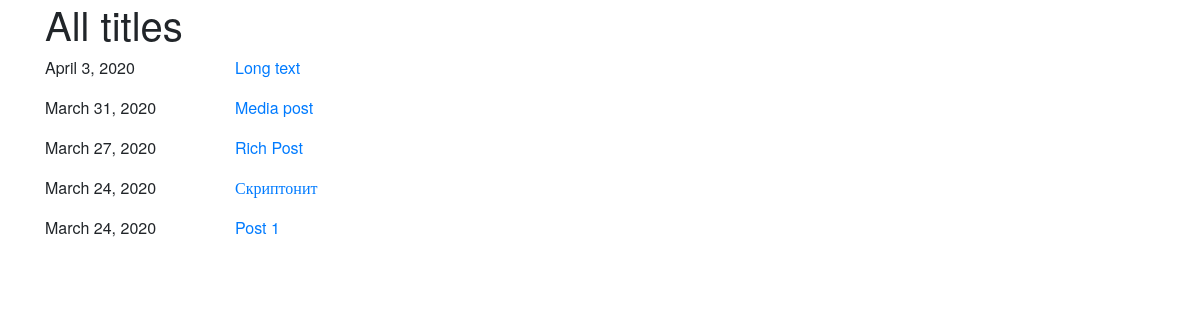
Page /blog/all-titles on the committed database.
### blog/models.py (models this page shows, shortened)
class Post(models.Model):
    title = models.CharField(max_length=255)
    category = models.CharField(max_length=255)
    body = RichTextUploadingField()
    created_on = models.DateTimeField(auto_now_add=True)
    last_modified = models.DateTimeField(auto_now=True)
    slug = models.SlugField(null=False, unique=True)
    tags = TaggableManager()
    def get_absolute_url(self):
        return reverse("post_single", kwargs={'slug' : self.slug})

### blog/views.py (the view)
# urls.py: path('all-titles', PostTitlesView.as_view(), name='post_titles'),
class PostTitlesView(TemplateView):
    template_name = 'post_titles.html'
    def get(self, request):
        posts = Post.objects.all().order_by('-created_on')
        args = {'posts': posts}
        return render(request, self.template_name, args)

### blog/templates/post_titles.html (shortened to what this page needs)
{% extends 'base.html' %}
{% block body %}
<div class="container">
    <h1>All titles</h1>
    <div class="row">
        {% for post in posts %}
                <div class="col-md-2">
                    {{ post.created_on.date }}
                </div>
                <div class="col-md-10">
                    <a href="{{ post.get_absolute_url }}">
                    <p>{{ post.title }}</p>
                    </a>
                </div>
        {% endfor %}
    </div>
</div>
{% endblock body %}

### blog/static/css/style.css (style rules this page uses)
* { font-family: "Helvetica Neue" }

### rows in the picture
Post: created_on "April 3, 2020", title "Long text"
Post: created_on "March 31, 2020", title "Media post"
Post: created_on "March 27, 2020", title "Rich Post"
Post: created_on "March 24, 2020", title "Скриптонит"
Post: created_on "March 24, 2020", title "Post 1"
